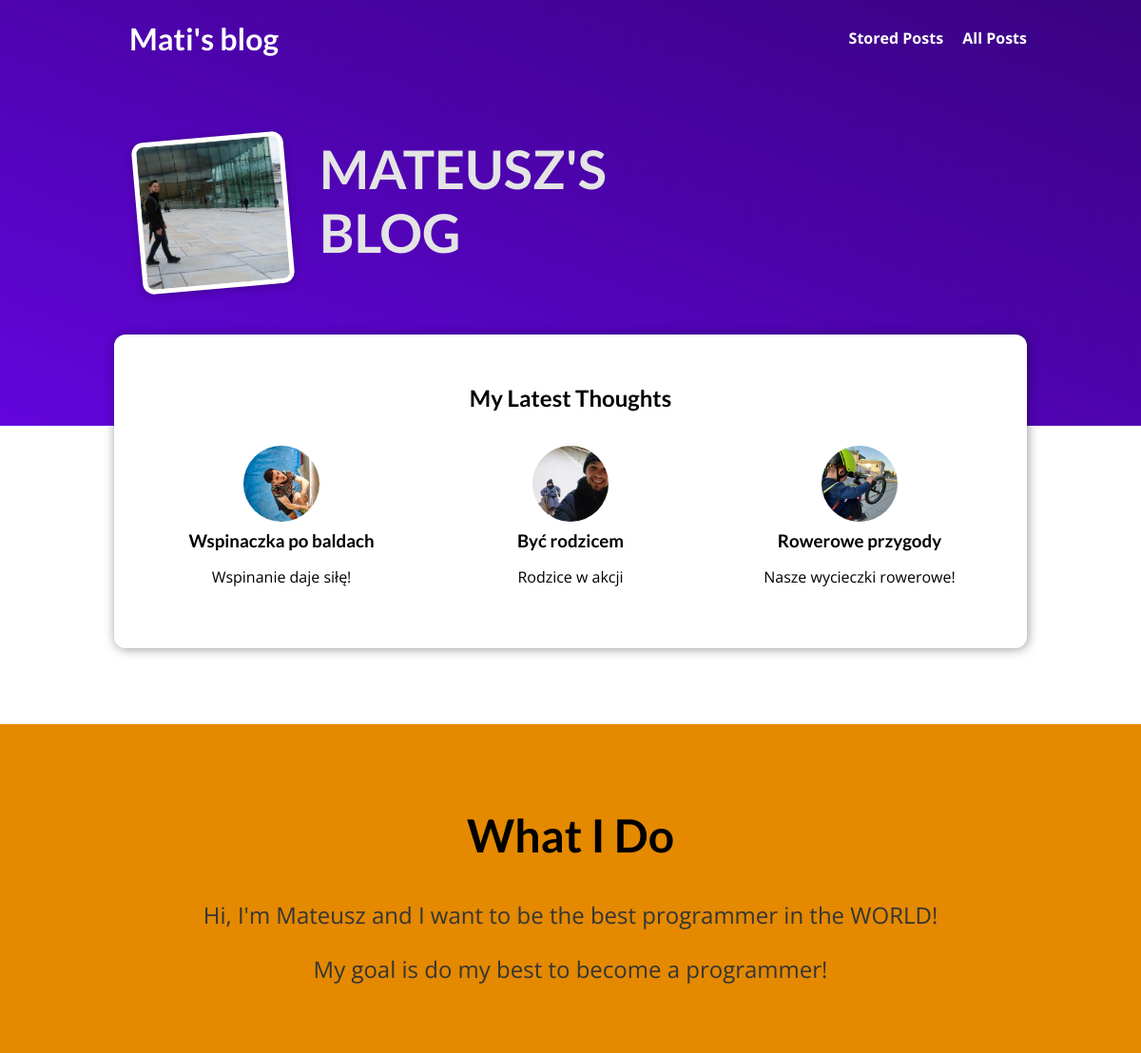
The page / on the database its author committed.
### blog/models.py (models this page shows, shortened)
class Post(models.Model):
    title = models.CharField(max_length=100, null=True)
    excerpt = models.CharField(max_length=100, null=True)
    image = models.ImageField(upload_to="posts", null=True)
    date = models.DateField(auto_now=True) #I must find how to insert the date.
    slug = models.SlugField(unique=True, default="", blank=True, null=False, db_index=True)
    content = models.TextField(validators=[MinLengthValidator(10)])
    author = models.ForeignKey(Author, on_delete=models.SET_NULL, null=True, related_name="posts")
    tag = models.ManyToManyField(Tag)

### blog/views.py (the view)
# urls.py: path('', views.StartPageView.as_view(), name='index'),
class StartPageView(ListView):
    template_name = "blog/index.html"
    model = Post
    ordering = ["-date"]
    context_object_name = "posts"
    def get_queryset(self):
        queryset = super().get_queryset()
        data = queryset[:3]
        return data

### blog/templates/blog/index.html (shortened to what this page needs)
{% extends 'base.html' %}
{% load static %}
{% block css_files %}
  <link rel="stylesheet" href="{% static 'blog/posts.css' %}" />
  <link rel="stylesheet" href="{% static 'blog/index.css' %}" />
{% endblock %}
{% block content %}
  <section id="welcome">
    <header>
      <img src="{% static 'blog/images/mati.jpg' %}" alt="Mati - The autor of this blog" />
      <h2>MATEUSZ'S BLOG</h2>
    </header>
  </section>
  <section id="latest-posts">
    <h2>My Latest Thoughts</h2>
    <ul>
      {% for post in posts %}
        {% include 'blog/includes/latest_posts.html' %}
      {% endfor %}
    </ul>
  </section>
  <section id="about">
    <h2>What I Do</h2>
    <p>Hi, I'm Mateusz and I want to be the best programmer in the WORLD!</p>
    <p>My goal is do my best to become a programmer!</p>
  </section>
{% endblock %}

### blog/templates/blog/includes/latest_posts.html
<li>
  <article class="post">
    <a href="{% url 'post-content' post.slug %}">
      <img src="{{ post.image.url }}" alt="{{ post.title }}" />
      <div class="post__content">
        <h3>{{ post.title }}</h3>
        <p>{{ post.excerpt }}</p>
      </div>
    </a>
  </article>
</li>

### static/app.css (style rules this page uses)
* { box-sizing: border-box; }
html { font-family: 'Open Sans', 'Lato', sans-serif; }
body { margin: 0; }
h1, h2, h3 { font-family: 'Lato', sans-serif; font-weight: bold; }

### blog/static/blog/posts.css (style rules this page uses)
.post { display: flex; flex-direction: column; align-items: center; text-align: center; }
.post a { text-decoration: none; color: black; transition: all 0.2s ease; padding: 1rem; }
.post img { width: 5rem; height: 5rem; object-fit: cover; border-radius: 50%; }
.post h3 { margin: 0.25rem 0; }

### blog/static/blog/index.css (style rules this page uses)
#welcome { background: linear-gradient(to right top, #6305dd, #390281); padding: 6rem 12%; }
#welcome header { display: flex; align-items: flex-start; margin: 3rem auto; }
#welcome img { width: 10rem; height: 10rem; object-fit: cover; object-position: top; border: 5px solid white; border-radius: 12px; background-color: #ffe1bf; transform: rotateZ(-5deg); box-shadow: 0 2px 8px rgba(0, 0, 0, 0.25); }
#welcome h2 { font-size: 3.5rem; margin: 0 0 0 2rem; color: #e4e4e4; width: 10rem; }
#latest-posts { background-color: white; padding: 2rem; border-radius: 12px; width: 60rem; margin: -6rem auto 2rem auto; box-shadow: 1px 1px 12px rgba(0, 0, 0, 0.4); }
#latest-posts h2 { text-align: center; }
#latest-posts ul { list-style: none; margin: 0; padding: 0; display: flex; gap: 1rem; }
#latest-posts li { flex: 1; }
#about { text-align: center; padding: 3rem; background-color: #e48900; margin-top: 5rem; }
#about h2 { font-size: 3rem; }
#about p { font-size: 1.5rem; color: #353535; }

### rows shown on the page
Post: image (picture), title "Wspinaczka po baldach", excerpt "Wspinanie daje siłę!"
Post: image (picture), title "Być rodzicem", excerpt "Rodzice w akcji"
Post: image (picture), title "Rowerowe przygody", excerpt "Nasze wycieczki rowerowe!"
